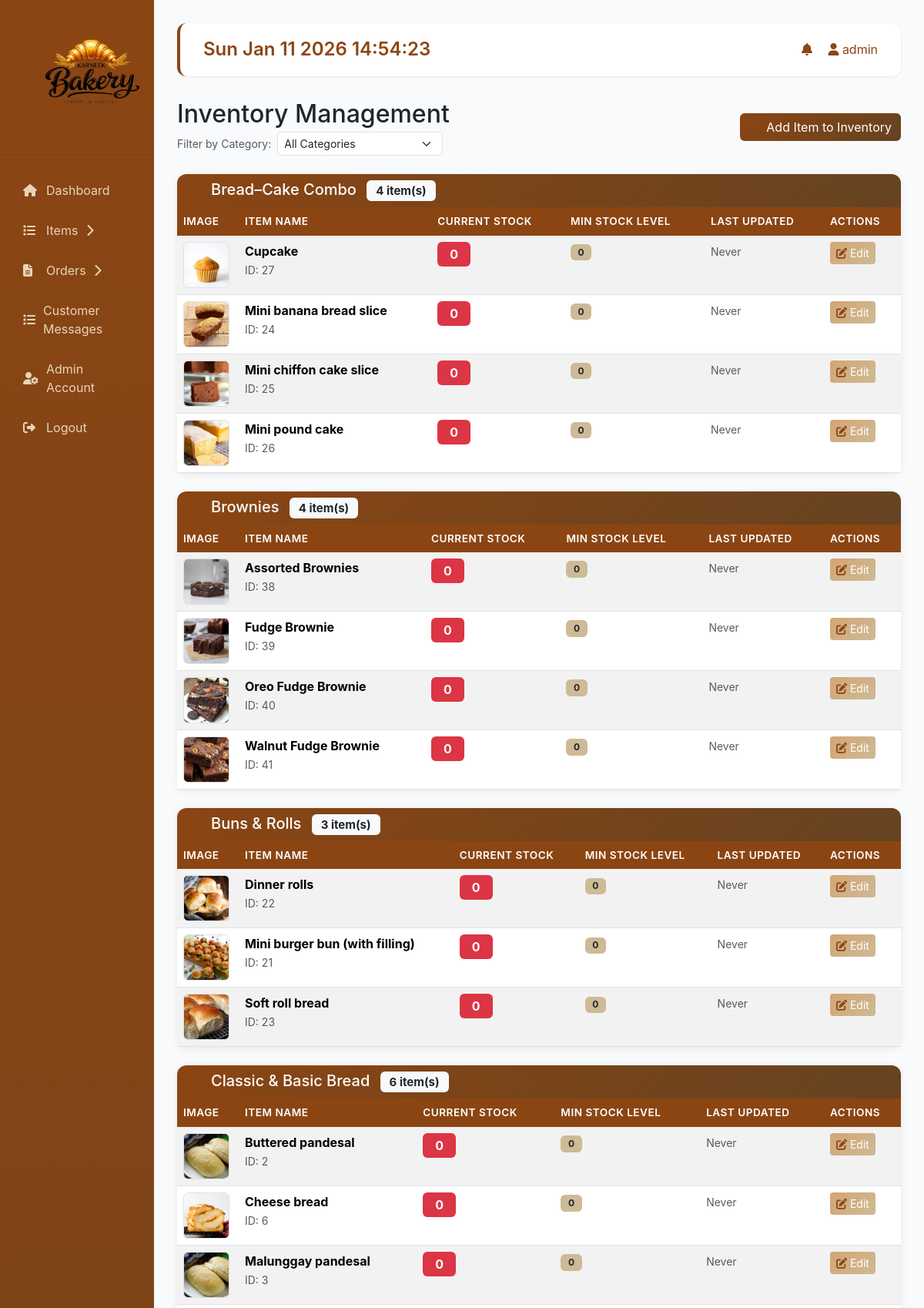
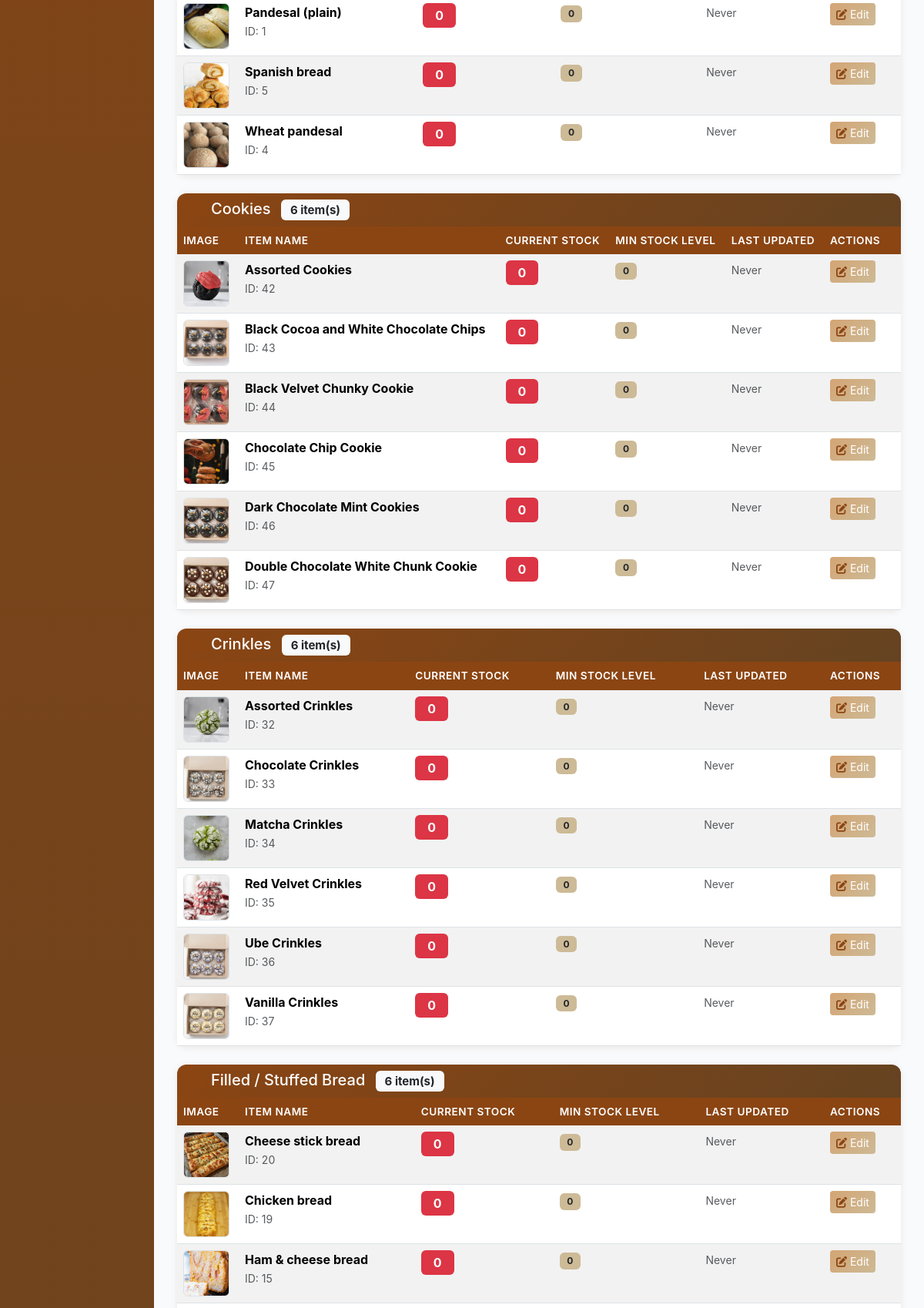
The app's page /backend/admin/inventory-management.php (signed in, upper part) with its own data (2 pictures, top to bottom).
### tables this page shows
CREATE TABLE IF NOT EXISTS items (
    itemID INT AUTO_INCREMENT PRIMARY KEY,
    packageName VARCHAR(255) NOT NULL,
    foodDescription TEXT,
    itemContains TEXT,
    categoryID INT,
    itemImage VARCHAR(255),
    size VARCHAR(50),
    status VARCHAR(20) DEFAULT 'Active',
    suitableFor INT,
    price DECIMAL(10,2) NOT NULL,
    creationDate DATETIME DEFAULT CURRENT_TIMESTAMP,
    FOREIGN KEY (categoryID) REFERENCES categories(categoryID)
);

### backend/connect.php (called while the page is built, shortened)
<?php
  function executePreparedQuery($query, $types = "", $params = []){
    $conn = $GLOBALS['conn'];
    try {
      $stmt = $conn->prepare($query);
    } catch (mysqli_sql_exception $e) {
      $GLOBALS['db_last_error'] = $e->getMessage();
      error_log("Prepare failed: " . $e->getMessage());
      return false;
    }
    if(!empty($params)){
      $stmt->bind_param($types, ...$params);
    }
    if(!$stmt->execute()){
      $GLOBALS['db_last_error'] = $stmt->error;
      error_log("Execute failed: " . $stmt->error);
      $stmt->close();
      return false;
    }
    $result = $stmt->get_result();
    return $result;
  }
?>

### backend/includes/bootstrap.php (called while the page is built, shortened)
<?php
require_once __DIR__ . '/../connect.php';
function e($value) {
    return htmlspecialchars((string)$value, ENT_QUOTES, 'UTF-8');
}
function app_path_prefix(int $depth = 0): string {
    return str_repeat('../', $depth);
}
function product_image_url(array $itemRow, int $depth = 0): string {
    $prefix = app_path_prefix($depth);
    $name = (string)($itemRow['packageName'] ?? '');
    $folder = find_frontend_image_folder_for_product_name($name);
    if ($folder !== null) {
        $baseDir = realpath(__DIR__ . '/../../frontend/images/' . $folder);
        if ($baseDir && is_dir($baseDir)) {
            $avoidBoxProducts = ['Wheat pandesal', 'Ube cheese bread'];
            $shouldAvoidBox = in_array($name, $avoidBoxProducts, true);
            $preferredImages = [];
            $otherImages = [];
            $it = new FilesystemIterator($baseDir, FilesystemIterator::SKIP_DOTS);
            foreach ($it as $fileInfo) {
                $ext = strtolower($fileInfo->getExtension());
                $fileName = strtolower($fileInfo->getFilename());
                $preferredImages[] = $fileInfo->getFilename();
            }
            if (!empty($preferredImages)) {
                return $prefix . 'frontend/images/' . $folder . '/' . $preferredImages[0];
            } elseif (!empty($otherImages)) {
                return $prefix . 'frontend/images/' . $folder . '/' . $otherImages[0];
            }
        }
    }
    return $prefix . 'frontend/images/placeholder.jpg';
}
function find_frontend_image_folder_for_product_name(string $productName): ?string {
    $baseDir = realpath(__DIR__ . '/../../frontend/images');
    $folders = [];
    $it = new FilesystemIterator($baseDir, FilesystemIterator::SKIP_DOTS);
    foreach ($it as $fileInfo) {
        if ($fileInfo->isDir()) {
            $folders[] = $fileInfo->getFilename();
        }
    }
    $q = strtolower(trim($productName));
    foreach ($folders as $folder) {
        $folderLower = strtolower($folder);
        if (strpos($folderLower, 'bread') !== false) {
            $subfolder = find_bread_subfolder_for_product($productName, $folder);
            if ($subfolder !== null) {
                return $folder . '/' . $subfolder;
            }
        }
    }
    return null;
}
function find_bread_subfolder_for_product(string $productName, string $breadFolder): ?string {
    $baseDir = realpath(__DIR__ . "/../../frontend/images/{$breadFolder}");
    $q = strtolower(trim($productName));
    $qTokens = preg_split('/[\s\(\)\–-]+/', $q, -1, PREG_SPLIT_NO_EMPTY);
    $bestMatch = null;
    $bestScore = 0;
    $search = function($dir, $relative = '') use (&$search, $q, $qTokens, &$bestMatch, &$bestScore) {
        $items = scandir($dir);
        foreach ($items as $item) {
            if ($item === '.' || $item === '..') continue;
            $path = $dir . DIRECTORY_SEPARATOR . $item;
            if (is_dir($path)) {
                $subfolderName = $item;
                $subLower = strtolower($subfolderName);
                $subTokens = preg_split('/[\s\(\)\–-]+/', $subLower, -1, PREG_SPLIT_NO_EMPTY);
                $score = 0;
                if ($subLower === $q) {
                    $score = 100;
                }
                foreach ($qTokens as $qt) {
                    if (strlen($qt) < 3) continue;
                    foreach ($subTokens as $st) {
                        if (strlen($st) < 3) continue;
                        if ($st === $qt) {
                            $score += 10;
                        } elseif (strpos($st, $qt) !== false || strpos($qt, $st) !== false) {
                            $score += 3;
                        }
                    }
                }
                if ($score > $bestScore) {
                    $bestScore = $score;
                    $bestMatch = ($relative ? $relative . '/' : '') . $subfolderName;
                }
            }
        }
    };
    return $bestMatch;
}

### backend/admin/inventory-management.php (the view, shortened to what this page needs)
<?php
require_once __DIR__ . '/includes/bootstrap.php';
require_once __DIR__ . '/../includes/bootstrap.php';
$selectedCategoryID = isset($_GET['categoryID']) ? (int)$_GET['categoryID'] : 0;
$query = "SELECT i.*, c.categoryID, c.categoryName, inv.stock_qty, inv.min_stock_level, inv.reorder_point, inv.last_updated
          FROM items i
          LEFT JOIN categories c ON i.categoryID = c.categoryID
          LEFT JOIN inventory inv ON i.itemID = inv.itemID
          WHERE i.status = 'Active'";
if ($selectedCategoryID > 0) {
    $query .= " AND i.categoryID = ?";
    $result = executePreparedQuery($query . " ORDER BY c.categoryName, i.packageName", "i", [$selectedCategoryID]);
} else {
    $result = executePreparedQuery($query . " ORDER BY c.categoryName, i.packageName", "", []);
}
$productsByCategory = [];
if ($result && mysqli_num_rows($result) > 0) {
    while($row = mysqli_fetch_assoc($result)) {
        $categoryID = $row['categoryID'] ?? 0;
        $categoryName = $row['categoryName'] ?? 'Uncategorized';
        if (!isset($productsByCategory[$categoryID])) {
            $productsByCategory[$categoryID] = [
                'categoryName' => $categoryName,
                'products' => []
            ];
        }
        $productsByCategory[$categoryID]['products'][] = $row;
    }
}
include(__DIR__ . "/includes/header.php");
?>
<div class="d-flex justify-content-between align-items-center mb-4">
    <div>
        <h2 class="mb-1">Inventory Management</h2>
        <div class="d-flex align-items-center gap-2">
            <span class="text-muted small">Filter by Category:</span>
            <form method="GET" class="d-flex align-items-center gap-2">
                <select name="categoryID" class="form-select form-select-sm" style="width:auto;" onchange="this.form.submit()">
                    <option value="0">All Categories</option>
                </select>
            </form>
        </div>
    </div>
    <button class="btn btn-success" data-bs-toggle="modal" data-bs-target="#addItemModal">
        <i class="fas fa-plus me-2"></i>Add Item to Inventory
    </button>
</div>
<?php if (!empty($productsByCategory)): ?>
    <?php foreach($productsByCategory as $categoryID => $categoryData): ?>
    <div class="card mb-4">
        <div class="card-header bg-primary text-white">
            <h5 class="mb-0">
                <i class="fas fa-folder me-2"></i><?php echo e($categoryData['categoryName']); ?>
                <span class="badge bg-light text-dark ms-2"><?php echo count($categoryData['products']); ?> item(s)</span>
            </h5>
        </div>
        <div class="card-body p-0">
            <div class="table-responsive">
                <table class="table table-striped table-hover mb-0">
                    <thead class="table-light">
                        <tr>
                            <th style="width: 80px;">Image</th>
                            <th>Item Name</th>
                            <th>Current Stock</th>
                            <th>Min Stock Level</th>
                            <th>Last Updated</th>
                            <th style="width: 100px;">Actions</th>
                        </tr>
                    </thead>
                    <tbody>
                        <?php foreach($categoryData['products'] as $row): ?>
                        <tr>
                            <td>
                                <?php
                                $imageUrl = function_exists('product_image_url') ? product_image_url($row, 2) : '../../frontend/images/placeholder.jpg';
                                ?>
                                <img src="<?php echo $imageUrl; ?>"
                                     alt="<?php echo e($row['packageName']); ?>"
                                     style="width: 60px; height: 60px; object-fit: cover;"
                                     class="rounded border"
                                     onerror="this.src='../../frontend/images/placeholder.jpg'">
                            </td>
                            <td>
                                <strong><?php echo e($row['packageName']); ?></strong>
                                <br><small class="text-muted">ID: <?php echo $row['itemID']; ?></small>
                            </td>
                            <td>
                                <span class="badge bg-<?php echo ($row['stock_qty'] ?? 0) <= ($row['min_stock_level'] ?? 10) ? 'danger' : 'success'; ?> fs-6 px-3 py-2">
                                    <?php echo $row['stock_qty'] ?? 0; ?>
                                </span>
                            </td>
                            <td>
                                <span class="badge bg-info text-dark"><?php echo $row['min_stock_level'] ?? 0; ?></span>
                            </td>
                            <td>
                                <small class="text-muted">
                                    <?php echo $row['last_updated'] ? date('M d, Y H:i', strtotime($row['last_updated'])) : 'Never'; ?>
                                </small>
                            </td>
                            <td>
                                <button class="btn btn-sm btn-warning" onclick="editInventory(<?php echo $row['itemID']; ?>, <?php echo $row['stock_qty'] ?? 0; ?>, <?php echo $row['min_stock_level'] ?? 0; ?>)">
                                    <i class="fas fa-edit"></i> Edit
                                </button>
                            </td>
                        </tr>
                        <?php endforeach; ?>
                    </tbody>
                </table>
            </div>
        </div>
    </div>
    <?php endforeach; ?>
<?php endif; ?>
<?php include(__DIR__ . "/includes/footer.php"); ?>

### frontend/css/admin-style.css (style rules this page uses)
:root { --brown-primary: #8B4513; --brown-dark: #654321; --brown-light: #D4A574; --brown-lighter: #E8D5B7; --brown-accent: #CDBA96; }
body { background-color: #faf9f7; font-family: -apple-system, BlinkMacSystemFont, 'Segoe UI', Roboto, 'Helvetica Neue', Arial, sans-serif; }
.btn-primary, .btn-success, .btn-info { background: linear-gradient(135deg, var(--brown-primary), var(--brown-dark)); border: none; color: #fff; transition: all 0.3s ease; }
.btn-warning { background: linear-gradient(135deg, var(--brown-light), var(--brown-accent)); border: none; color: #fff; transition: all 0.3s ease; }
.table thead th { background-color: var(--brown-primary); color: #fff; border: none; font-weight: 600; text-transform: uppercase; font-size: 0.85rem; letter-spacing: 0.5px; }
.table-striped tbody tr:nth-of-type(odd) { background-color: #faf9f7; }
.card { border: none; box-shadow: 0 2px 8px rgba(139, 69, 19, 0.1); border-radius: 12px; }
.card-header { background: linear-gradient(135deg, var(--brown-primary), var(--brown-dark)); color: #fff; border: none; font-weight: 600; border-radius: 12px 12px 0 0 !important; }
.badge { padding: 0.4em 0.8em; }
.badge.bg-info { background-color: var(--brown-accent) !important; color: #333; }
i.fas, i.far, i.fab { color: var(--brown-primary); }

### records on screen
items: packageName (picture), packageName "Cupcake", itemID "27", stock_qty "0", min_stock_level "0", shows "Never"
items: packageName (picture), packageName "Mini banana bread slice", itemID "24", stock_qty "0", min_stock_level "0", shows "Never"
items: packageName (picture), packageName "Mini chiffon cake slice", itemID "25", stock_qty "0", min_stock_level "0", shows "Never"
items: packageName (picture), packageName "Mini pound cake", itemID "26", stock_qty "0", min_stock_level "0", shows "Never"
items: packageName (picture), packageName "Assorted Brownies", itemID "38", stock_qty "0", min_stock_level "0", shows "Never"
items: packageName (picture), packageName "Fudge Brownie", itemID "39", stock_qty "0", min_stock_level "0", shows "Never"
items: packageName (picture), packageName "Oreo Fudge Brownie", itemID "40", stock_qty "0", min_stock_level "0", shows "Never"
items: packageName (picture), packageName "Walnut Fudge Brownie", itemID "41", stock_qty "0", min_stock_level "0", shows "Never"
items: packageName (picture), packageName "Dinner rolls", itemID "22", stock_qty "0", min_stock_level "0", shows "Never"
items: packageName (picture), packageName "Mini burger bun (with filling)", itemID "21", stock_qty "0", min_stock_level "0", shows "Never"
items: packageName (picture), packageName "Soft roll bread", itemID "23", stock_qty "0", min_stock_level "0", shows "Never"
items: packageName "Buttered pandesal", itemID "2", stock_qty "0", min_stock_level "0", shows "Never"
items: packageName (picture), packageName "Cheese bread", itemID "6", stock_qty "0", min_stock_level "0", shows "Never"
items: packageName "Malunggay pandesal", itemID "3", stock_qty "0", min_stock_level "0", shows "Never"
items: packageName (picture), packageName "Pandesal (plain)", itemID "1", stock_qty "0", min_stock_level "0", shows "Never"
items: packageName (picture), packageName "Spanish bread", itemID "5", stock_qty "0", min_stock_level "0", shows "Never"
items: packageName (picture), packageName "Wheat pandesal", itemID "4", stock_qty "0", min_stock_level "0", shows "Never"
items: packageName (picture), packageName "Assorted Cookies", itemID "42", stock_qty "0", min_stock_level "0", shows "Never"
items: packageName (picture), packageName "Black Cocoa and White Chocolate Chips", itemID "43", stock_qty "0", min_stock_level "0", shows "Never"
items: packageName (picture), packageName "Black Velvet Chunky Cookie", itemID "44", stock_qty "0", min_stock_level "0", shows "Never"
items: packageName (picture), packageName "Chocolate Chip Cookie", itemID "45", stock_qty "0", min_stock_level "0", shows "Never"
items: packageName (picture), packageName "Dark Chocolate Mint Cookies", itemID "46", stock_qty "0", min_stock_level "0", shows "Never"
items: packageName (picture), packageName "Double Chocolate White Chunk Cookie", itemID "47", stock_qty "0", min_stock_level "0", shows "Never"
items: packageName (picture), packageName "Assorted Crinkles", itemID "32", stock_qty "0", min_stock_level "0", shows "Never"
items: packageName (picture), packageName "Chocolate Crinkles", itemID "33", stock_qty "0", min_stock_level "0", shows "Never"
items: packageName (picture), packageName "Matcha Crinkles", itemID "34", stock_qty "0", min_stock_level "0", shows "Never"
items: packageName (picture), packageName "Red Velvet Crinkles", itemID "35", stock_qty "0", min_stock_level "0", shows "Never"
items: packageName (picture), packageName "Ube Crinkles", itemID "36", stock_qty "0", min_stock_level "0", shows "Never"
items: packageName (picture), packageName "Vanilla Crinkles", itemID "37", stock_qty "0", min_stock_level "0", shows "Never"
items: packageName (picture), packageName "Cheese stick bread", itemID "20", stock_qty "0", min_stock_level "0", shows "Never"
items: packageName (picture), packageName "Chicken bread", itemID "19", stock_qty "0", min_stock_level "0", shows "Never"
items: packageName (picture), packageName "Ham & cheese bread", itemID "15", stock_qty "0", min_stock_level "0", shows "Never"

### other values on screen
$_SESSION['adminUsername'] "admin"
$categoryData['categoryName'] "Bread–Cake Combo"
count($categoryData['products']) "4"
$categoryData['categoryName'] "Brownies"
$categoryData['categoryName'] "Buns & Rolls"
count($categoryData['products']) "3"
$categoryData['categoryName'] "Classic & Basic Bread"
count($categoryData['products']) "6"
$categoryData['categoryName'] "Cookies"
$categoryData['categoryName'] "Crinkles"
$categoryData['categoryName'] "Filled / Stuffed Bread"
